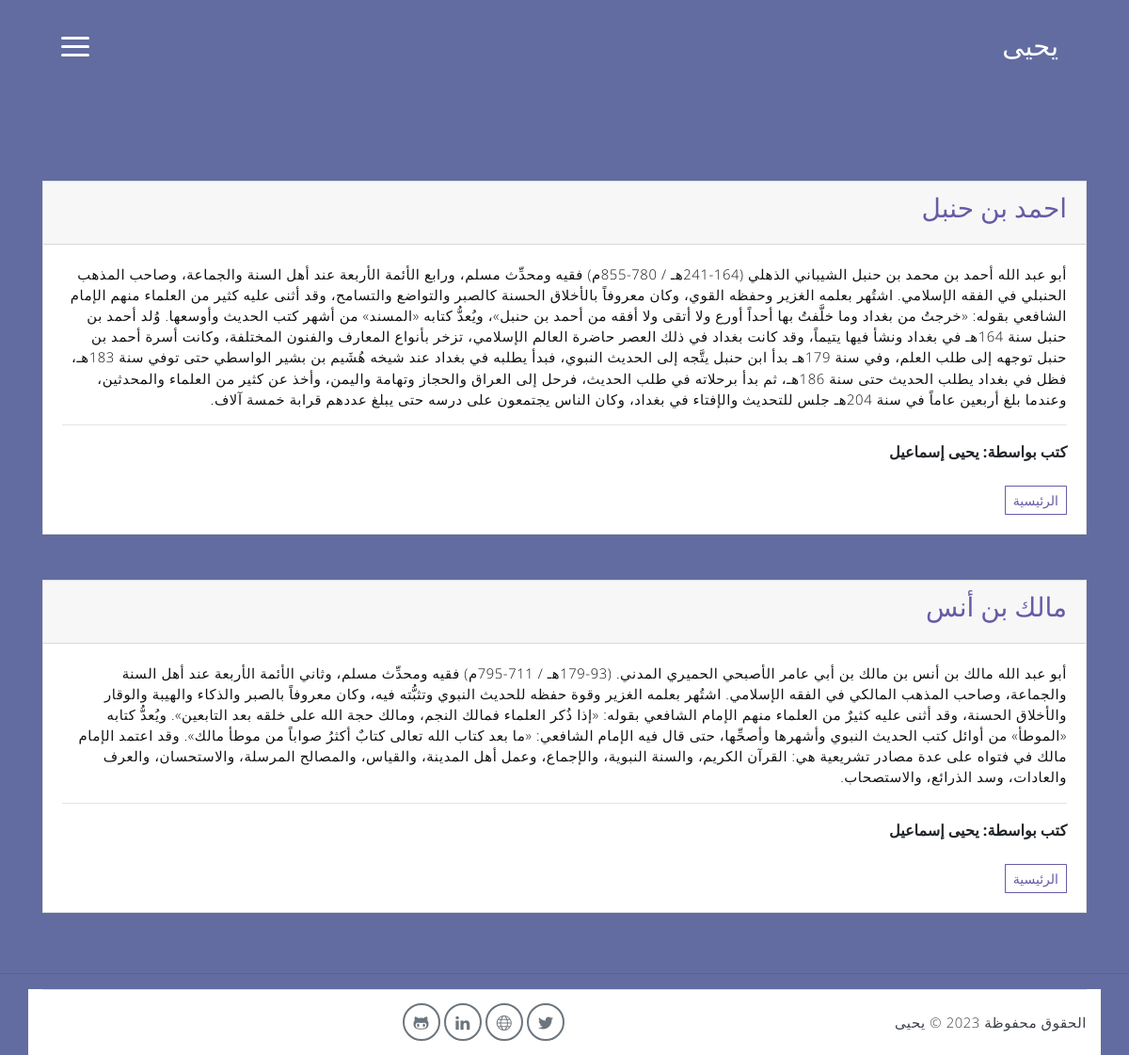
Screenshot of /blogs with the database file from the repository.
### per/models.py (models this page shows, shortened)
class post(models.Model):
    title = models.CharField('title', max_length=120)
    author = models.CharField('author', max_length=120)
    description = models.TextField('description')

### per/views.py (the view)
# urls.py: path('blogs', views.blogs, name="blogs"),
def blogs(request):
    posts_list = post.objects.all
    return render(request, 'per/posts.html', {'posts_list': posts_list})

### per/templates/per/posts.html (shortened to what this page needs)
{% extends 'per/base.html' %}
{% block content %}
{% for post in posts_list %}
<div class="card " >
    <div class="card-header" >
        <h3>        {{ post.title }}
        </h3>
    </div>
    <div class="card-body">
      <p class="card-text">{{ post.description }}</p> <hr>
      <strong> كتب بواسطة: {{ post.author }}</strong> <br> <br>
            <a href="{% url 'home' %}" class="btn btn-outline-primary btn-sm">الرئيسية</a>
        </div>
  </div> <br> <br>
{% endfor %}
{% endblock %}

### per/templates/per/base.html (shortened to what this page needs)
{% load static %}
<!doctype html>
<html lang="ar" dir="rtl">
  <head>
    <link rel="stylesheet" href="{% static 'vendors/themify-icons/css/themify-icons.css' %}">
	  <link rel="stylesheet" href="{% static 'css/main.css' %}">
  </head>
  <body>
    <div></div> <br> <br> <br>
      {% include 'per/navbar.html' %}
    <br>
  <div class="container"  dir="rtl">
    <br> <br>
    <br><br>
    {% block content %}
    {% endblock  %}
  </div>
          <hr>
    <div class="container" style="background-color: white;">
      <footer class="footer">
          <p class="mb-0">الحقوق محفوظة <script>document.write(new Date().getFullYear())</script> &copy; <a href="https://yahya-bussiness.herokuapp.com/">يحيى</a></p>
          <div class="social-links text-right m-auto ml-sm-auto">
              <a href="https://twitter.com/al_wlhan7799" class="link"><i class="ti-twitter-alt"></i></a>
              <a href="https://yahya-bussiness.herokuapp.com/" class="link"><i class="ti-world"></i></a>
              <a href="https://www.linkedin.com/in/yahya-ismail-82a86211b/" class="link"><i class="ti-linkedin"></i></a>
              <a href="https://github.com/YHY7799" class="link"><i class="ti-github"></i></a>
          </div>
      </footer>
  </div>
</body>

### per/templates/per/navbar.html (shortened to what this page needs)
    <nav class="custom-navbar" data-spy="affix" data-offset-top="20">
      <div class="container">
          <a class="logo" href="/">يحيى</a>
          <ul class="nav">
          </ul>
          <a href="javascript:void(0)" id="nav-toggle" class="hamburger hamburger--elastic">
              <div class="hamburger-box">
                <div class="hamburger-inner"></div>
              </div>
          </a>
      </div>
  </nav>

### per/templates/per/base.html (style rules this page uses)
body { background-color: #f4f4f4f4; }
.custom-navbar { background-color:#626ca0; }

### per/templates/per/posts.html (style rules this page uses)
body { background-color:#626ca0; }

### rows the page displays
post: title "احمد بن حنبل", description "أبو عبد الله أحمد بن محمد بن حنبل الشيباني الذهلي (164-241هـ / 780-855م) فقيه ومحدِّث مسلم، ورابع الأئمة الأربعة عند أهل السنة والجماعة، وصاحب المذهب الحنبلي في الفقه الإسلامي. اشتُهر بعلمه الغزير وحفظه القوي، وكان معروفاً بالأخلاق الحسنة كالصبر والتواضع والتسامح، وقد أثنى عليه كثير من العلماء منهم الإمام الشافعي بقوله: «خرجتُ من بغداد وما خلَّفتُ بها أحداً أورع ولا أتقى ولا أفقه من أحمد بن حنبل»، ويُعدُّ كتابه «المسند» من أشهر كتب الحديث وأوسعها. وُلد أحمد بن حنبل سنة 164هـ في بغداد ونشأ فيها يتيماً، وقد كانت بغداد في ذلك العصر حاضرة العالم الإسلامي، تزخر بأنواع المعارف والفنون المختلفة، وكانت أسرة أحمد بن حنبل توجهه إلى طلب العلم، وفي سنة 179هـ بدأ ابن حنبل يتَّجه إلى الحديث النبوي، فبدأ…", author "يحيى إسماعيل"
post: title "مالك بن أنس", description "أبو عبد الله مالك بن أنس بن مالك بن أبي عامر الأصبحي الحميري المدني. (93-179هـ / 711-795م) فقيه ومحدِّث مسلم، وثاني الأئمة الأربعة عند أهل السنة والجماعة، وصاحب المذهب المالكي في الفقه الإسلامي. اشتُهر بعلمه الغزير وقوة حفظه للحديث النبوي وتثبُّته فيه، وكان معروفاً بالصبر والذكاء والهيبة والوقار والأخلاق الحسنة، وقد أثنى عليه كثيرٌ من العلماء منهم الإمام الشافعي بقوله: «إذا ذُكر العلماء فمالك النجم، ومالك حجة الله على خلقه بعد التابعين». ويُعدُّ كتابه «الموطأ» من أوائل كتب الحديث النبوي وأشهرها وأصحِّها، حتى قال فيه الإمام الشافعي: «ما بعد كتاب الله تعالى كتابٌ أكثرُ صواباً من موطأ مالك». وقد اعتمد الإمام مالك في فتواه على عدة مصادر تشريعية هي: القرآن الكريم، والسنة النبوية، والإجماع، وعمل…", author "يحيى إسماعيل"
